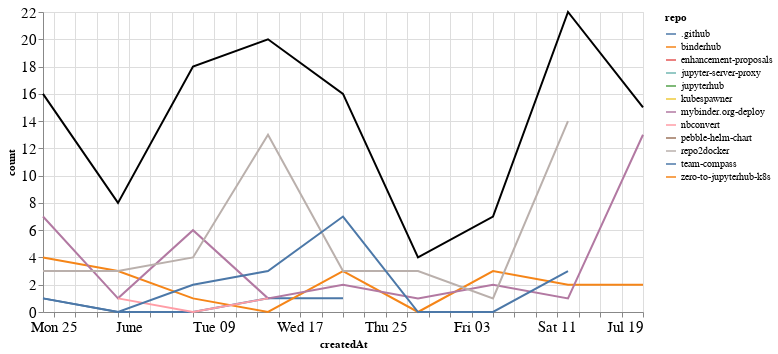

The cell this chart's notebook holds for it:
### Markdown cell above
## Comments

### Code cell
comments_time = comments.groupby('repo').resample('W', on='createdAt').count()['author'].reset_index()
comments_time = comments_time.rename(columns={'author': 'count'})
comments_time_total = comments_time.groupby('createdAt').agg({"count": "sum"}).reset_index()
ch1 = alt.Chart(comments_time, width=600).mark_line().encode(
    x='createdAt',
    y='count',
    color='repo',
    tooltip="repo"
)

ch2 = alt.Chart(comments_time_total, width=600).mark_line(color="black").encode(
    x='createdAt',
    y='count',
)

ch1 + ch2

### Figure 1 — Vega-Lite specification as saved in the notebook (floating-point values rounded to 4 significant figures)
{"config": {"axisLeft": {"labelFontSize": 15}, "axisBottom": {"labelFontSize": 15}}, "layer": [{"data": {"name": "data-193d1c5063779a9940556270d2b4541c"}, "mark": "line", "encoding": {"color": {"type": "nominal", "field": "repo"}, "tooltip": {"type": "nominal", "field": "repo"}, "x": {"type": "temporal", "field": "createdAt"}, "y": {"type": "quantitative", "field": "count"}}, "width": 600}, {"data": {"name": "data-57d412b15d6938770ab36506a1433313"}, "mark": {"type": "line", "color": "black"}, "encoding": {"x": {"type": "temporal", "field": "createdAt"}, "y": {"type": "quantitative", "field": "count"}}, "width": 600}], "$schema": "https://vega.github.io/schema/vega-lite/v4.8.1.json", "datasets": {"data-193d1c5063779a9940556270d2b4541c": [{"repo": ".github", "createdAt": "2020-05-24T00:00:00", "count": 1}, {"repo": ".github", "createdAt": "2020-05-31T00:00:00", "count": 0}, {"repo": ".github", "createdAt": "2020-06-07T00:00:00", "count": 0}, {"repo": ".github", "createdAt": "2020-06-14T00:00:00", "count": 1}, {"repo": ".github", "createdAt": "2020-06-21T00:00:00", "count": 1}, {"repo": "binderhub", "createdAt": "2020-05-24T00:00:00", "count": 4}, {"repo": "binderhub", "createdAt": "2020-05-31T00:00:00", "count": 3}, {"repo": "binderhub", "createdAt": "2020-06-07T00:00:00", "count": 1}, {"repo": "binderhub", "createdAt": "2020-06-14T00:00:00", "count": 0}, {"repo": "binderhub", "createdAt": "2020-06-21T00:00:00", "count": 3}, {"repo": "binderhub", "createdAt": "2020-06-28T00:00:00", "count": 0}, {"repo": "binderhub", "createdAt": "2020-07-05T00:00:00", "count": 3}, {"repo": "binderhub", "createdAt": "2020-07-12T00:00:00", "count": 2}, {"repo": "binderhub", "createdAt": "2020-07-19T00:00:00", "count": 2}, {"repo": "enhancement-proposals", "createdAt": "2020-07-12T00:00:00", "count": 2}, {"repo": "jupyter-server-proxy", "createdAt": "2020-07-05T00:00:00", "count": 1}, {"repo": "jupyterhub", "createdAt": "2020-06-07T00:00:00", "count": 1}, {"repo": "kubespawner", "createdAt": "2020-06-14T00:00:00", "count": 1}, {"repo": "mybinder.org-deploy", "createdAt": "2020-05-24T00:00:00", "count": 7}, {"repo": "mybinder.org-deploy", "createdAt": "2020-05-31T00:00:00", "count": 1}, {"repo": "mybinder.org-deploy", "createdAt": "2020-06-07T00:00:00", "count": 6}, {"repo": "mybinder.org-deploy", "createdAt": "2020-06-14T00:00:00", "count": 1}, {"repo": "mybinder.org-deploy", "createdAt": "2020-06-21T00:00:00", "count": 2}, {"repo": "mybinder.org-deploy", "createdAt": "2020-06-28T00:00:00", "count": 1}, {"repo": "mybinder.org-deploy", "createdAt": "2020-07-05T00:00:00", "count": 2}, {"repo": "mybinder.org-deploy", "createdAt": "2020-07-12T00:00:00", "count": 1}, {"repo": "mybinder.org-deploy", "createdAt": "2020-07-19T00:00:00", "count": 13}, {"repo": "nbconvert", "createdAt": "2020-05-31T00:00:00", "count": 1}, {"repo": "nbconvert", "createdAt": "2020-06-07T00:00:00", "count": 0}, {"repo": "nbconvert", "createdAt": "2020-06-14T00:00:00", "count": 1}, {"repo": "pebble-helm-chart", "createdAt": "2020-06-07T00:00:00", "count": 1}, {"repo": "repo2docker", "createdAt": "2020-05-24T00:00:00", "count": 3}, {"repo": "repo2docker", "createdAt": "2020-05-31T00:00:00", "count": 3}, {"repo": "repo2docker", "createdAt": "2020-06-07T00:00:00", "count": 4}, {"repo": "repo2docker", "createdAt": "2020-06-14T00:00:00", "count": 13}, {"repo": "repo2docker", "createdAt": "2020-06-21T00:00:00", "count": 3}, {"repo": "repo2docker", "createdAt": "2020-06-28T00:00:00", "count": 3}, {"repo": "repo2docker", "createdAt": "2020-07-05T00:00:00", "count": 1}, {"repo": "repo2docker", "createdAt": "2020-07-12T00:00:00", "count": 14}, {"repo": "team-compass", "createdAt": "2020-05-24T00:00:00", "count": 1}, {"repo": "team-compass", "createdAt": "2020-05-31T00:00:00", "count": 0}, {"repo": "team-compass", "createdAt": "2020-06-07T00:00:00", "count": 2}, {"repo": "team-compass", "createdAt": "2020-06-14T00:00:00", "count": 3}, {"repo": "team-compass", "createdAt": "2020-06-21T00:00:00", "count": 7}, {"repo": "team-compass", "createdAt": "2020-06-28T00:00:00", "count": 0}, {"repo": "team-compass", "createdAt": "2020-07-05T00:00:00", "count": 0}, {"repo": "team-compass", "createdAt": "2020-07-12T00:00:00", "count": 3}, {"repo": "zero-to-jupyterhub-k8s", "createdAt": "2020-06-07T00:00:00", "count": 3}], "data-57d412b15d6938770ab36506a1433313": [{"createdAt": "2020-05-24T00:00:00", "count": 16}, {"createdAt": "2020-05-31T00:00:00", "count": 8}, {"createdAt": "2020-06-07T00:00:00", "count": 18}, {"createdAt": "2020-06-14T00:00:00", "count": 20}, {"createdAt": "2020-06-21T00:00:00", "count": 16}, {"createdAt": "2020-06-28T00:00:00", "count": 4}, {"createdAt": "2020-07-05T00:00:00", "count": 7}, {"createdAt": "2020-07-12T00:00:00", "count": 22}, {"createdAt": "2020-07-19T00:00:00", "count": 15}]}}
